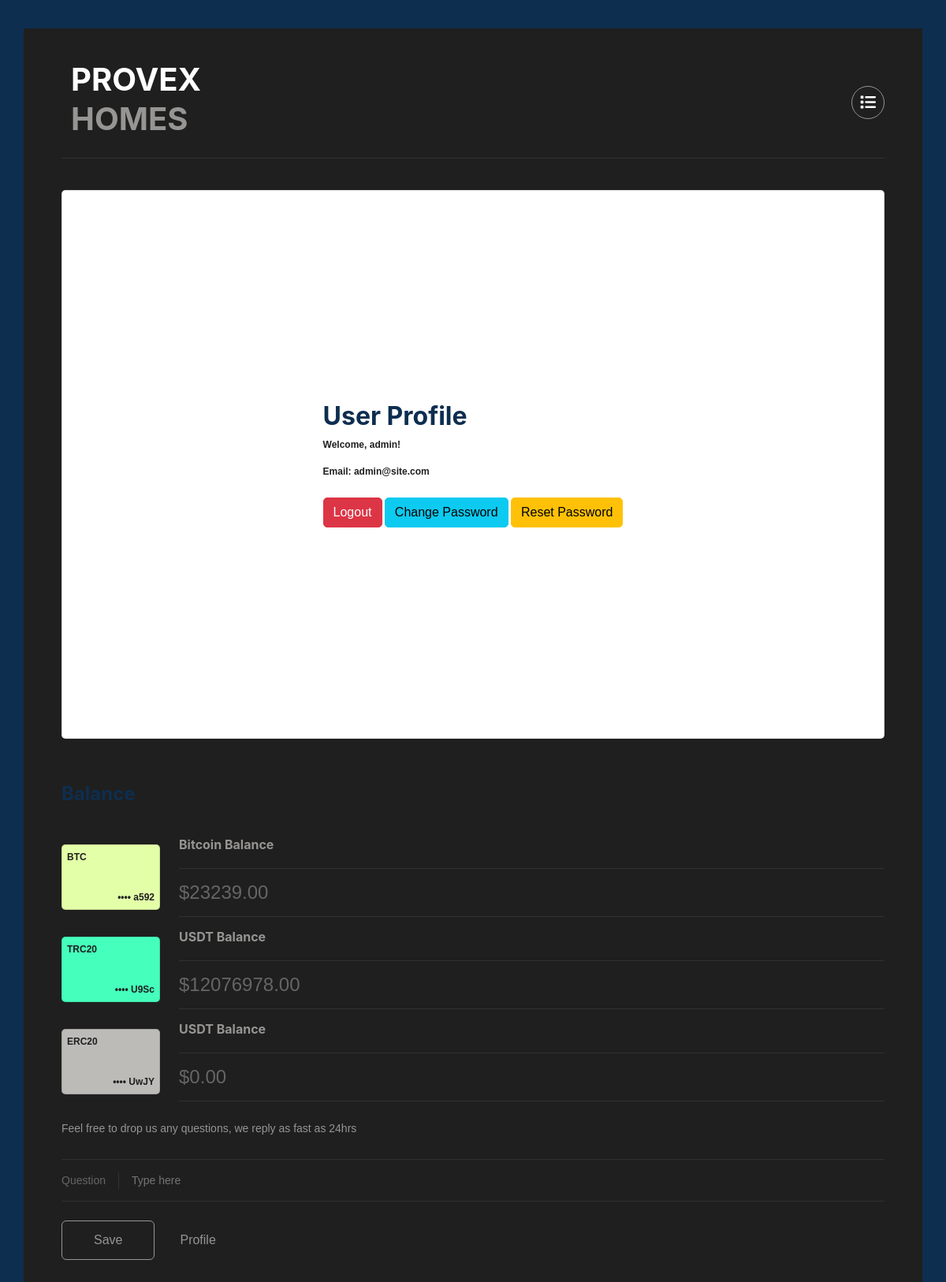
/accounts/profile/ (signed in), run on the app's committed database.
### payment/models.py (models this page shows, shortened)
class AccountSummary(models.Model):
    user = models.ForeignKey(User, on_delete=models.CASCADE)
    account_type = models.CharField(max_length=20, choices=Funds.ACCOUNT_TYPES, null=True, blank=True)
    total_amount = models.DecimalField(max_digits=10, decimal_places=2, default=0)

### accounts/views.py (the view)
# urls.py: path('profile/', views.profile, name='profile'),
@login_required
def profile(request):
    user = request.user
    usdt_trc20_details = get_account_details(user, 'USDT_TRC20')
    usdt_erc20_details = get_account_details(user, 'USDT_ERC20')
    btc_details = get_account_details(user, 'BTC')
    context = {
        'usdt_trc20_balance': usdt_trc20_details['usdt_trc20_balance'],
        'usdt_erc20_balance': usdt_erc20_details['usdt_erc20_balance'],
        'btc_balance': btc_details['btc_balance'],
        'usdt_trc20_last_digits': usdt_trc20_details['usdt_trc20_last_digits'],
        'usdt_erc20_last_digits': usdt_erc20_details['usdt_erc20_last_digits'],
        'btc_last_digits': btc_details['btc_last_digits'],
    }
    return render(request, 'accounts/profile.html', context)

### payment/utils.py (called while the page is built)
def get_account_details(user, account_type):
    if account_type == 'USDT_TRC20':
        wallet_model = USDT_TRC20
    elif account_type == 'USDT_ERC20':
        wallet_model = USDT_ERC20
    elif account_type == 'BTC':
        wallet_model = BTC
    else:
        raise ValueError("Unsupported account type")
    wallet_entry = wallet_model.objects.filter().last()
    last_four_digits = wallet_entry.wallet_address[-4:]
    summary_entry, _ = AccountSummary.objects.get_or_create(user=user, account_type=account_type)
    total_amount = summary_entry.total_amount
    result = {
        f'{account_type.lower()}_balance': total_amount,
        f'{account_type.lower()}_last_digits': last_four_digits,
    }
    return result

### templates/accounts/profile.html (shortened to what this page needs)
{% extends 'base.html' %}
{% block content %}
<div class="app-body-main-content">
    <section class="profile-section">
        <div class="card" style="width:100%;">
            <div class="card-body d-flex justify-content-center align-items-center">
                <div>
                    <h2 class="card-title">User Profile</h2>
                    <p>Welcome, {{ user.username }}!</p>
                    <p>Email: {{ user.email }}</p>
                    <div class="mt-4">
                        <a href="{% url 'logout' %}" class="btn btn-danger">Logout</a>
                        <a href="{% url 'password_change' %}" class="btn btn-info">Change Password</a>
                        <a href="{% url 'password_reset' %}" class="btn btn-warning">Reset Password</a>
                    </div>
                </div>
            </div>
        </div>
    </section>
</div>
{% include 'chunks/side_balance.html' %}
{% endblock content %}

### templates/chunks/side_balance.html (shortened to what this page needs)
<div class="app-body-sidebar">
    <section class="payment-section">
        <h2>Balance</h2>
        <div class="payments">
            <div class="payment">
                <div class="card olive">
                    <span>BTC</span>
                    <span>
                        •••• {{ btc_last_digits }}
                    </span>
                </div>
                <div class="payment-details">
                    <h3>Bitcoin Balance</h3>
                    <div>
                        <span>${{ btc_balance }}</span>
                    </div>
                </div>
            </div>
            <div class="payment">
                <div class="card green">
                    <span>TRC20</span>
                    <span>
                        •••• {{ usdt_trc20_last_digits }}
                    </span>
                </div>
                <div class="payment-details">
                    <h3>USDT Balance</h3>
                    <div>
                        <span>${{ usdt_trc20_balance }}</span>
                    </div>
                </div>
            </div>
            <div class="payment">
                <div class="card gray">
                    <span>ERC20</span>
                    <span>
                        •••• {{ usdt_erc20_last_digits }}
                    </span>
                </div>
                <div class="payment-details">
                    <h3>USDT Balance</h3>
                    <div>
                        <span>${{ usdt_erc20_balance }}</span>
                    </div>
                </div>
            </div>
        </div>
        {% include 'chunks/faq.html' %}
    </section>
</div>

### static/dashboard/dashboard.css (style rules this page uses)
:root { --c-gray-900: #000000; --c-gray-800: #1f1f1f; --c-gray-700: #2e2e2e; --c-gray-600: #313131; --c-gray-500: #969593; --c-gray-400: #a6a6a6; --c-gray-300: #bdbbb7; --c-gray-200: #f1f1f1; --c-gray-100: #ffffff; --c-green-500: #45ffbc; --c-olive-500: #e3ffa8; --c-white: var(--c-gray-100); --c-text-primary: var(--c-gray-100); --c-text-secondary: var(--c-gray-200); --c-text-tertiary: var(--c-gray-500); }
body { line-height: 1.5; min-height: 100vh; font-family: "Be Vietnam Pro", sans-serif; background-color: var(--c-gray-900); color: var(--c-text-primary); display: flex; padding-top: 3vw; padding-bottom: 3vw; justify-content: center; }
*, *:before, *:after { box-sizing: border-box; }
a { color: inherit; }
.payments { display: flex; flex-direction: column; margin-top: 1.5rem; }

### data on the page
AccountSummary: total_amount "23239.00"
AccountSummary: total_amount "12076978.00"
AccountSummary: total_amount "0.00"

### other printed values
{{ user.username }} "admin"
{{ user.email }} "admin@site.com"
{{ btc_last_digits }} "a592"
{{ usdt_trc20_last_digits }} "U9Sc"
{{ usdt_erc20_last_digits }} "UwJY"
